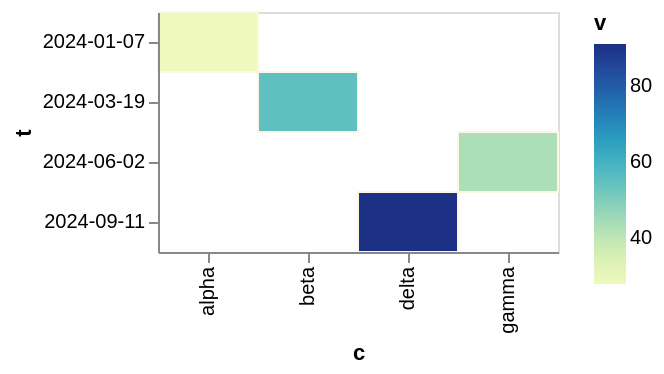

Express this chart as Vega-Lite.
### Vega-Lite specification from a JSON file in a GitHub repository (floating-point values rounded to 4 significant figures)
{"$schema": "https://vega.github.io/schema/vega-lite/v6.json", "width": 200, "height": 120, "data": {"values": [{"c": "alpha", "v": 28, "w": 3, "t": "2024-01-07"}, {"c": "beta", "v": 55, "w": 7, "t": "2024-03-19"}, {"c": "gamma", "v": 43, "w": 5, "t": "2024-06-02"}, {"c": "delta", "v": 91, "w": 9, "t": "2024-09-11"}]}, "mark": "rect", "encoding": {"x": {"field": "c", "type": "nominal"}, "y": {"field": "t", "type": "ordinal"}, "color": {"field": "v", "type": "quantitative"}}, "config": {"rect": {"stroke": "oldlace"}}}
